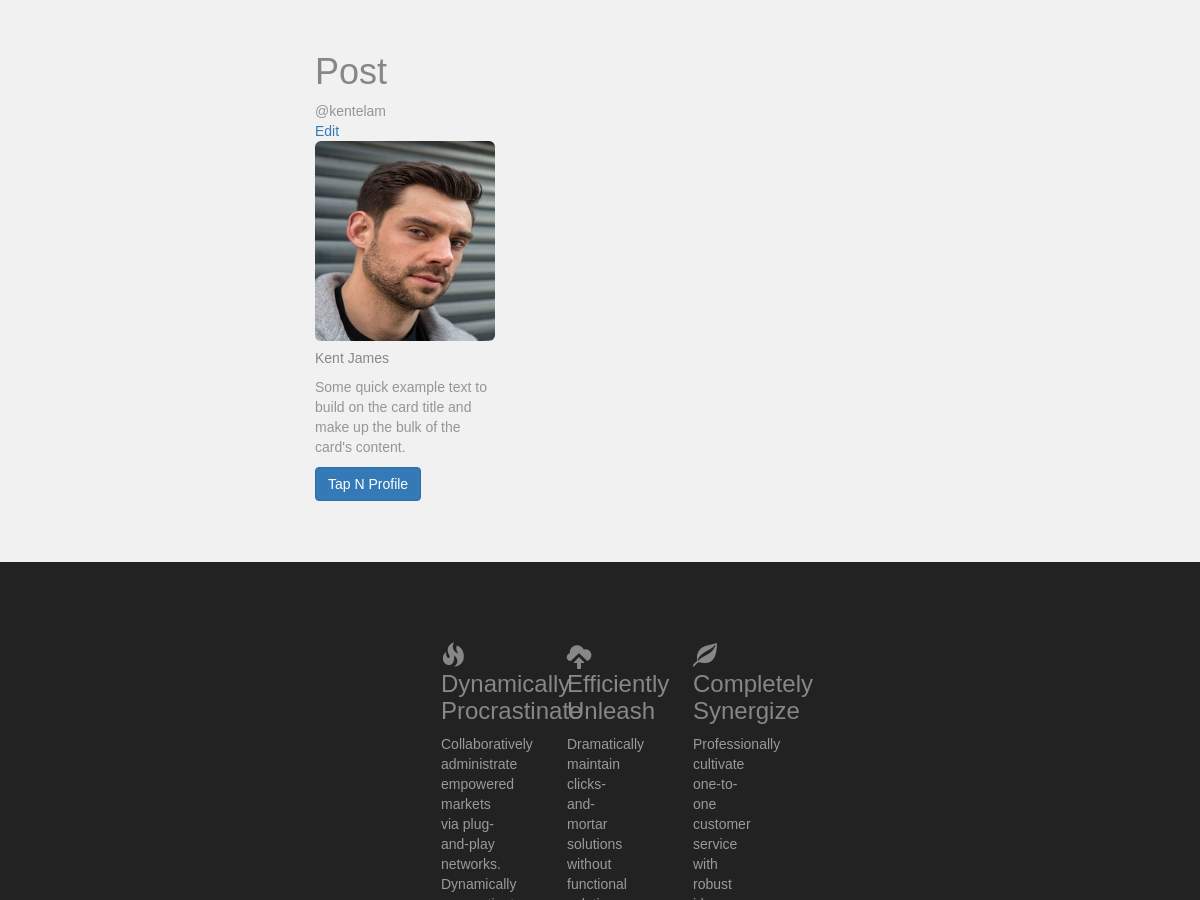
The app's page / (middle part), older data.
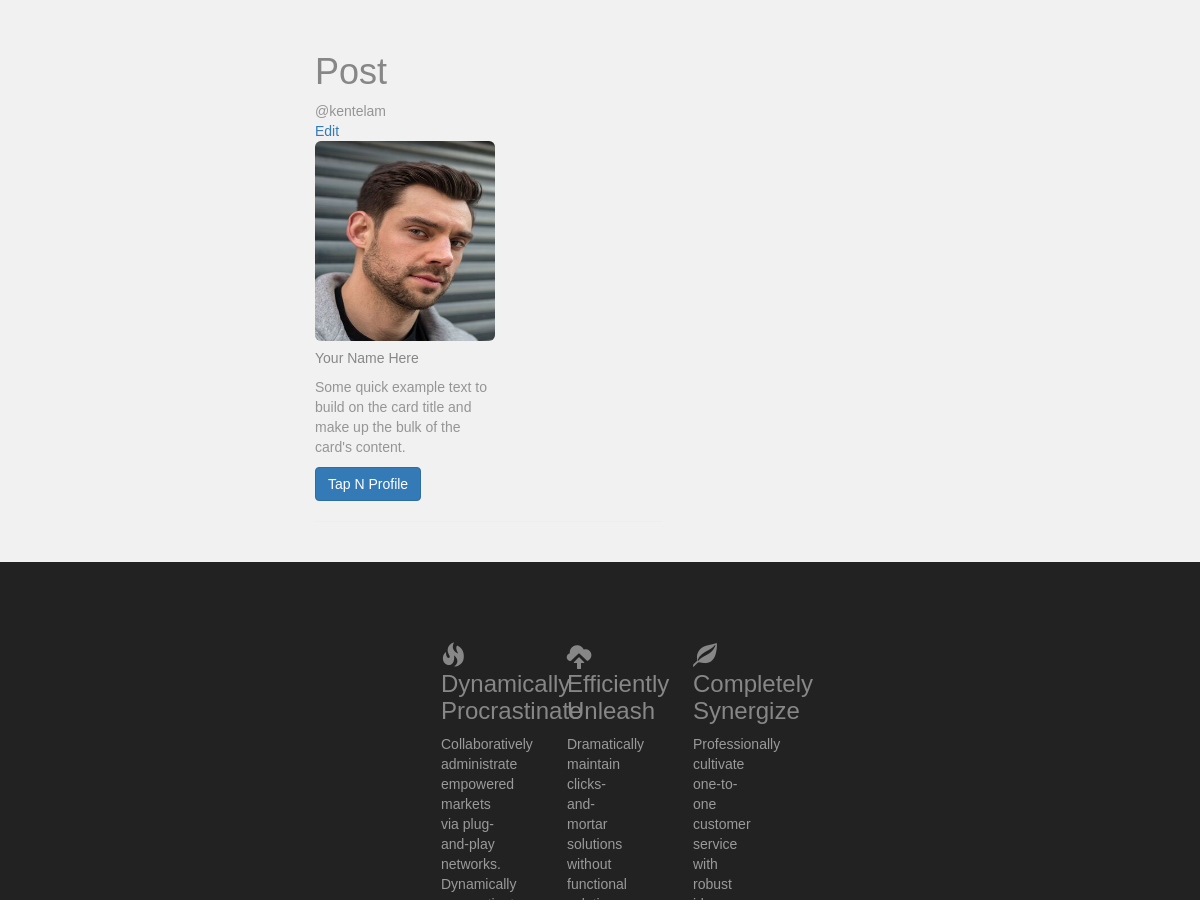
The same page, newer data.
### main/models.py (models this page shows, shortened)
class Post(models.Model):
    user = models.OneToOneField(User, on_delete=models.CASCADE)
    username = models.CharField(max_length=50, blank=True, default='@')
    card_number = models.CharField(max_length=50, blank=True, default=14)
    background_banner = models.ImageField(null=True, blank=True, upload_to='images/profile')
    background_color = models.CharField(max_length=20, blank=True, null=True)
    profile_picture = models.ImageField(null=True, blank=True, upload_to='images/profile',)
    full_name = models.CharField(max_length=100, blank=False)
    business = models.CharField(max_length=100, blank=False)
    phone_number = models.CharField(max_length=20, blank=True)
    email_address = models.EmailField(max_length=100, blank=True)
    website = models.URLField(blank=True)
    job_title = models.CharField(max_length=100, blank=True)
    facebook = models.URLField(blank=True)
    instagram = models.URLField(blank=True)
    tiktok = models.URLField(blank=True)
    twitter = models.URLField(blank=True)
    linkedin = models.URLField(blank=True)
    paypal = models.URLField(blank=True)
    cashapp = models.URLField(blank=True)
    snap = models.URLField(blank=True)
    discord = models.URLField(blank=True)
    twitch = models.URLField(blank=True)
    spotify = models.URLField(blank=True)
    apple_music = models.URLField(blank=True)
    sound_cloud = models.URLField(blank=True)

### main/views.py (the view)
# urls.py: path('', HomeView.as_view(), name='home'),
class HomeView(ListView):
    model = Post
    template_name = 'home.html'

### main/templates/home.html (shortened to what this page needs)
{% extends 'base.html'  %}
{% block content %}
<div class="container">
    <div class="row">
        <article class="col-md-4 article-intro">
        </article>
    </div>
</div>
<div class="container" style="margin-left: 25%;">
    <h1>Post</h1>
    {% for post in object_list %}
    <span>{{post.username}}</span><br><a href="{% url 'edit' post.pk %}">Edit</a><br/>
    <div class="card" style="width: 18rem;">
        {% if post.profile_picture %}
        <img src="{{post.profile_picture.url}}"  style="height: 200px; width: 200px;" class="img-responsive img-rounded" alt="...">
        {% else %}
      <img src="../static/images/Tap N Double Card.png" style="height: 300px; width: 250px;" class="card-img-top" alt="...">
        {% endif %}
        <div class="card-body">
          <h5 class="card-title">{{post.full_name}}</h5>
          <p class="card-text">Some quick example text to build on the card title and make up the bulk of the card's content.</p>
          <a href="{% url 'profile' post.pk %}" class="btn btn-primary">Tap N Profile</a>
        </div>
    </div>
    <hr><br/>
    {% endfor %}
    </div>
    {% endblock  %}

Row changes from the older to the newer data that the page shows:
changed Post "@kentelam": full_name "Kent James" → "Your Name Here"
